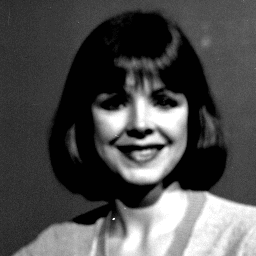
#> input picture Sem_VII/DIP/codes/images/p1.jpg, 256 x 256 px
$ python bit_plane_slicing.py
#> lines starting #> are read from the running program, lines starting #| are printed output that depends on the picture; after the words box and inside, x2 and y2 are one past the last pixel; in counts of white or black regions, pixels touching at a corner belong together
import cv2
import numpy as np
# Function to convert unit8 image to bitstream array
def int2bitarray(img):
    arr = []
    for i in range(img.shape[0]):
        for j in range(img.shape[1]):
            arr.append(np.binary_repr(img[i][j], width=8))
    return arr
# read image convert to bit stream
img = cv2.imread('../images/p1.jpg',0)
#> img is the input picture: shape (256, 256); min 1, max 255, mean 77.8
arr = np.array(int2bitarray(img))
#> after the loop in int2bitarray, `for i in range(img.shape[0]):`: arr = 65536 items
arr = arr.reshape(img.shape)

plane = np.zeros((img.shape))
#> plane: shape (256, 256) float64; every value is 0
for k in range(0,8):
    for i in range(arr.shape[0]):
        for j in range(arr.shape[1]):
            plane[i,j]=int(arr[i,j][k])
    cv2.imwrite('./Bitplane'+str(7-k)+'.png',plane*255)
    print('\nbit plane '+str(7-k)+' done!')
#> this loop made 8 passes
#> pass 1, `cv2.imwrite('./Bitplane'+str(7-k)+'.png',plane*255)`:
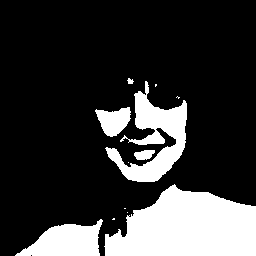
#> saved as Bitplane7.png: shape (256, 256); 21.3% white; 12 white regions (6 under 20 px), largest, box (x1, y1, x2, y2) and area: (104, 184, 256, 256) 7870, (105, 81, 187, 182) 3228, (15, 219, 103, 256) 1993, (95, 107, 131, 137) 687, (134, 150, 155, 160) 156, (127, 78, 134, 84) 28
#> pass 2, `cv2.imwrite('./Bitplane'+str(7-k)+'.png',plane*255)`:
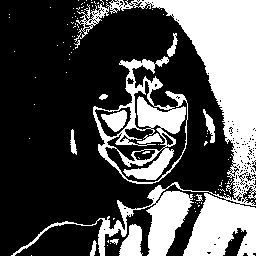
#> saved as Bitplane6.png: shape (256, 256); 32.5% white; 93 white regions (80 under 20 px), largest, box (x1, y1, x2, y2) and area: (11, 0, 256, 256) 15525, (93, 56, 188, 184) 4016, (119, 224, 143, 256) 523
#> after the loop: plane: shape (256, 256) float64; every value is 1

$ run again, with Sem_VII/DIP/codes/images/p2.jpg copied over Sem_VII/DIP/codes/images/p1.jpg
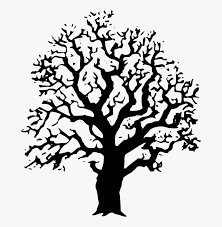
#> input picture Sem_VII/DIP/codes/images/p2.jpg, 222 x 227 px
#> img is the input picture: shape (227, 222); min 0, max 255, mean 198.8
#> after the loop in int2bitarray, `for i in range(img.shape[0]):`: arr = 50394 items
#> the loop `for k in range(0,8):` made 8 passes
#> pass 1, `cv2.imwrite('./Bitplane'+str(7-k)+'.png',plane*255)`:
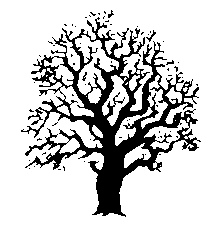
#> saved as Bitplane7.png: shape (227, 222); 80.5% white; 60 black regions (56 under 20 px), largest, box (x1, y1, x2, y2) and area: (21, 17, 201, 217) 9549, (146, 30, 156, 42) 31, (108, 10, 114, 18) 21, (82, 72, 87, 81) 20
#> after the loop `for k in range(0,8):`:
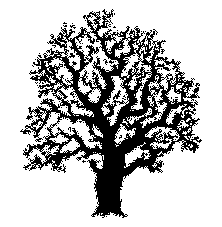
#> plane: shape (227, 222) float64; values 0 (black) and 1 (white), 74% white; 83 black regions (82 under 20 px), largest, box (x1, y1, x2, y2) and area: (20, 9, 202, 218) 12914
